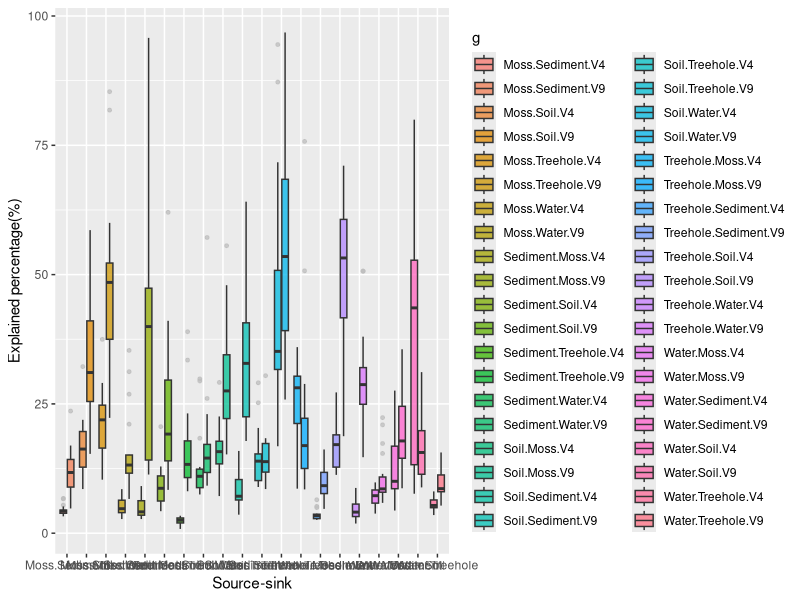
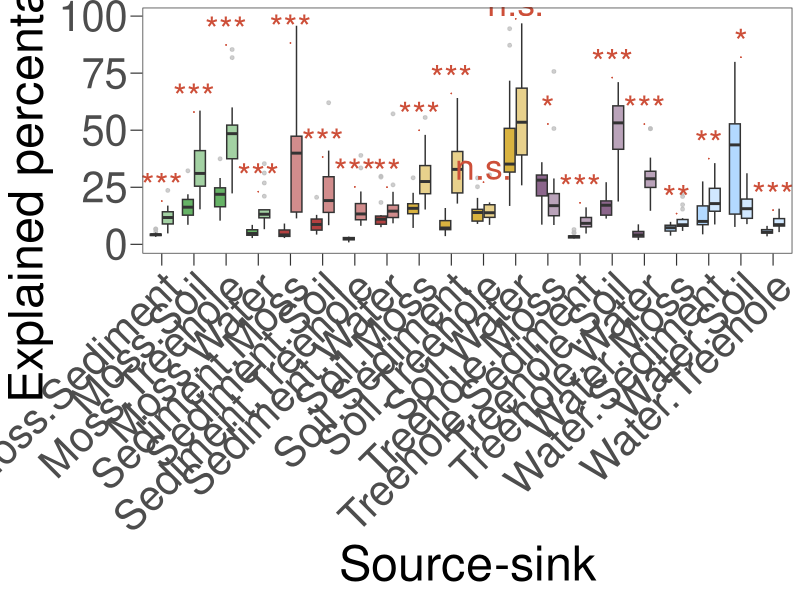

The R script that drew these images, in order:
# FigS7A
library(tidyverse)
library(ggsignif)

feast = read.table(file = "Final data/FigS7A.txt",sep='\t',header=T)
colnames(feast)
feast.p = feast %>% pivot_longer(cols = -c(m,Region))

compared = list(c("V4","V9"))
feast.p$g = paste(feast.p$name,feast.p$Region,sep=".")
p = ggplot(data = feast.p,aes(x=name,y=value,fill=g)) +
    geom_boxplot(alpha=0.75,outlier.size = 1, 
                 outlier.color = "grey", 
                 outlier.fill = "grey")+
  labs(x = "Source-sink",y = "Explained percentage(%)")
  
p

p.values <- sapply(split(feast.p, feast.p$name), function(x){wilcox.test(value~Region, x)$p.value})
labels <- symnum(p.values, corr = FALSE, cutpoints = c(0,  .001,.01,.05, 1), symbols = c("***","**","*","n.s."))
y.values <- sapply(split(feast.p, feast.p$name), function(x){max(sapply(split(x, x$Region), function(xx){boxplot(x$value, plot=F)$stats[5, ]}))})+2

p <- p + geom_signif(
                     y_position = y.values, 
                     xmin = levels(factor(feast.p$name)), 
                     xmax = levels(factor(feast.p$name)), 
                     annotations = labels,tip_length = 0,
                     textsize = 9,color="tomato3")+
  scale_fill_manual(values = c(rep(c("#339933","#84c184"),4), #moss
                               rep(c("#990000","#c16666"),4), #sediment
                               rep(c("#CC9900","#e0c166"),4), #soil
                               rep(c("#663366","#a384a3"),4), #tree
                               rep(c("#99CCFF","#c1e0ff"),4)))+ # water
  scale_color_manual(values = c(rep(c("#339933","#84c184"),4), #moss
                                rep(c("#990000","#c16666"),4), #sediment
                                rep(c("#CC9900","#e0c166"),4), #soil
                                rep(c("#663366","#a384a3"),4), #tree
                                rep(c("#99CCFF","#c1e0ff"),4)))+ # water
  theme_bw()+
  theme(axis.text = element_text(size = 30),axis.title = element_text(size = 35),
        legend.text = element_text(size = 30),legend.title = element_text(size = 35),
        axis.text.x = element_text(angle = 45, hjust = 1))+
  theme(axis.ticks = element_line(size = 0.4))+  
  theme(axis.ticks.length = unit(0.6,"lines"))+  
  theme(panel.grid=element_blank())+  
  theme(legend.position="NULL")


ggsave("figs7a.pdf",plot = p,width = 600,height = 300,units = "mm")
getwd()
